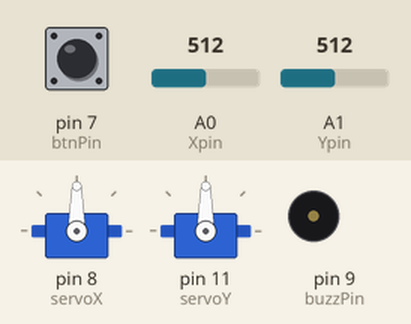
Simulated run of this sketch. Board: Arduino Uno, built with avr-gcc and run on an emulated ATmega328P. Parts: 2 × servo, buzzer (waves = sounding, pin HIGH). The inputs (shaded band) are chosen by the test bench; at power-on: A0 (Xpin) = 512, A1 (Ypin) = 512, pin 7 (btnPin) HIGH.

Above: at 1.2 s.
1.3 s: A0 (Xpin) set to 457
2.8 s: A0 (Xpin) set to 431
At 3.2 s:
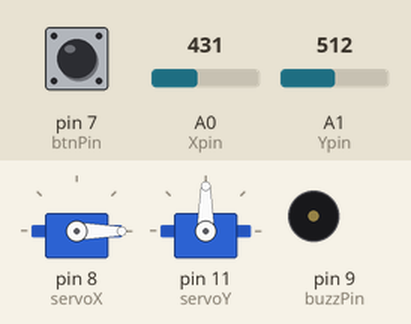
4.3 s: A1 (Ypin) set to 440
At 5.5 s:
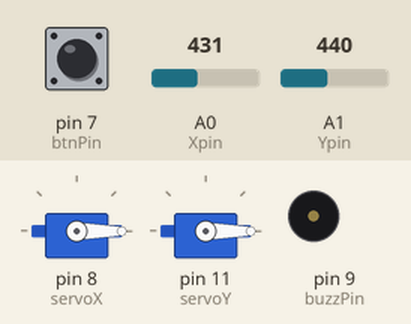
5.8 s: pin 7 (btnPin) pulled LOW for 0.15 s
At 5.92 s:
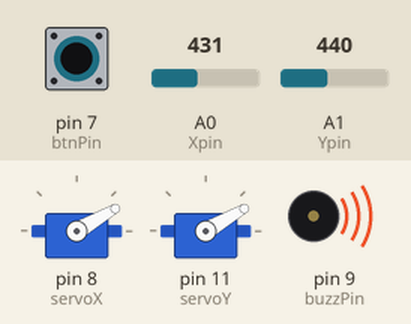
7.5 s: A1 (Ypin) set to 450
At 8.7 s:
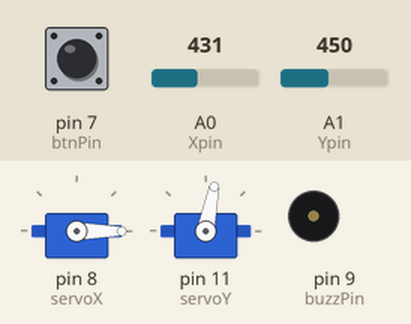
9.0 s: A1 (Ypin) set to 610
At 10.1 s:
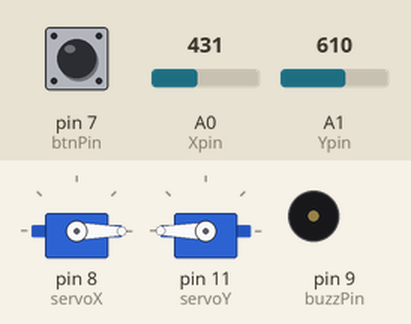
Timing chart, 0 to 11.5 s (numbered marks = the images above; inputs shaded):
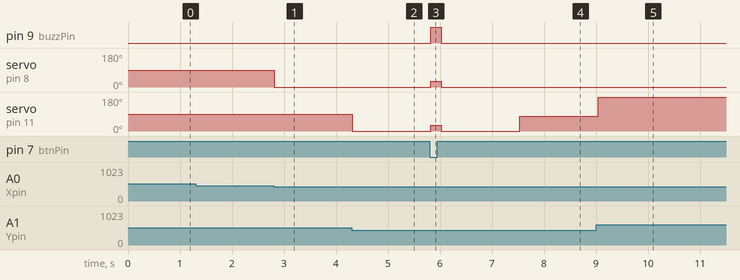

Measured:
- the behaviour switches between 450 and 449 on A0 (Xpin) (found by bisection; images 0 and 1)
- the behaviour switches between 449 and 450 on A1 (Ypin) (found by bisection; images 3 and 4)
- after the input at 1.3 s, every drawn part: stays the same
- after the input at 2.8 s, servo on pin 8 (servoX): 90° → 0° at once
- after the input at 4.3 s, servo on pin 11 (servoY): 90° → 0° at once
- after the input at 5.8 s, pin 9 (buzzPin): LOW → HIGH at once, → LOW 0.20 s later; servo on pin 8 (servoX), servo on pin 11 (servoY): 0° → 30° at once, → 0° 0.20 s later
- after the input at 7.5 s, servo on pin 11 (servoY): 0° → 79° at once
- after the input at 9.0 s, servo on pin 11 (servoY): 79° → 180° at once

The sketch:

Gamepad_Jostick.ino
```cpp
#include <Servo.h>

int Xpin = A0;
int Ypin = A1;
int btnPin = 7;
int buzzPin = 9;
int xVal;
int yVal;
int btnVal;
Servo servoX;
Servo servoY;

//n

void setup() {
  pinMode(Xpin, INPUT);
  pinMode(Ypin, INPUT);
  pinMode(btnPin, INPUT_PULLUP); // Usar resistencia pull-up interna
  pinMode(buzzPin, OUTPUT);
  servoX.attach(8);
  servoY.attach(11);
  Serial.begin(9600);
}

void loop() {
  xVal = analogRead(Xpin);
  yVal = analogRead(Ypin);
  btnVal = digitalRead(btnPin);

  // int servoXAngle = map(xVal, 0, 1023, 0, 180);
  int servoYAngle = map(yVal, 0, 1023, 0, 180);

  // servoX.write(servoXAngle);
  servoY.write(servoYAngle);

  // Controlar ambos servo motores para movimiento bidireccional
  if (xVal < 450) {
    // Mover a la izquierda
    servoX.write(0); // Ángulo para mover a la izquierda
  } else if (xVal > 600) {
    // Mover a la derecha
    servoX.write(180); // Ángulo para mover a la derecha
  }

  if (yVal < 450) {
    // Mover hacia adelante
    servoY.write(0); // Ángulo para mover hacia adelante
  } else if (yVal > 600) {
    // Mover hacia atrás
    servoY.write(180); // Ángulo para mover hacia atrás
  }

  // Detener ambos servo motores cuando el botón central está presionado
  if (btnVal == LOW) {
    servoX.write(30); // Ángulo neutral
    servoY.write(30); // Ángulo neutral
    digitalWrite(buzzPin, HIGH);
  } else {
    digitalWrite(buzzPin, LOW);
  }

  delay(100);
}
```
